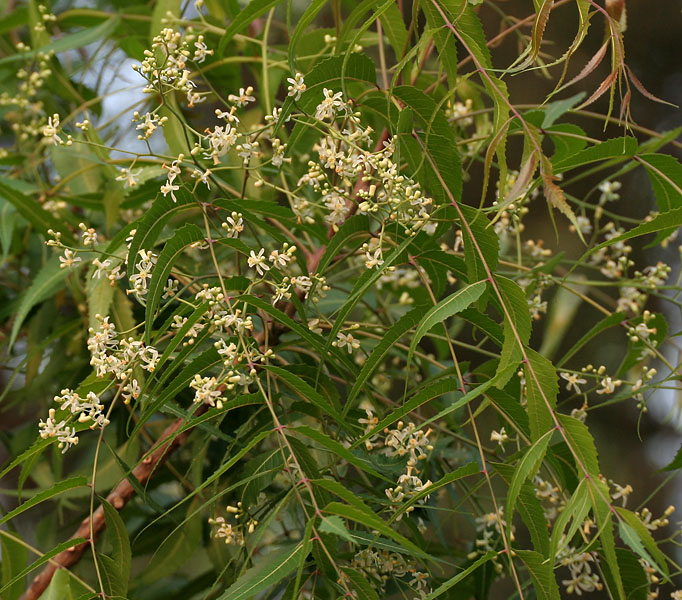
#> input picture scratch/tree_cands/neem_green_branch.jpg, 682 x 600 px
$ python -i fix_final_accurate_images.py   (imports and definitions only)
#> lines starting #> are read from the running program, lines starting #| are printed output that depends on the picture
#> further down, picture is the input picture: PIL image 682x600 RGB; mean R, G, B 87.5, 90.8, 38.6
import os
import sys
import io
import time
import ssl
import urllib.request
from PIL import Image

import django
sys.path.insert(0, os.path.abspath('.'))
# [2 lines not run here, left out]

from django.core.files.base import ContentFile
from plants.models import Plant
from marketplace.models import Product
from care.models import UserPlant, PlantPhoto

ctx = ssl.create_default_context()
ctx.check_hostname = False
ctx.verify_mode = ssl.CERT_NONE

HEADERS = {
    'User-Agent': 'BaghbaanHorticultureQualityAudit/9.0 (academic@baghbaan.ai)'
}

def smart_crop_center(img, target_size=(1200, 900)):
    """
    Crops image to a clean, balanced 4:3 aspect ratio centered on the subject,
    then resizes with high-quality Lanczos antialiasing.
    """
#> called with target_size = (1200, 900)
    if img.mode != 'RGB':
        img = img.convert('RGB')

    w, h = img.size
#> w = 682; h = 600
    target_w, target_h = target_size
    target_aspect = target_w / target_h
    current_aspect = w / h
#> current_aspect = 1.14

    if current_aspect > target_aspect:
        # Wider than 4:3, crop left and right
        crop_w = int(h * target_aspect)
        left = (w - crop_w) // 2
        img = img.crop((left, 0, left + crop_w, h))
    else:
        # Taller than 4:3, crop top and bottom with 40% bias to keep flowers/fruits in frame
        crop_h = int(w / target_aspect)
#> crop_h = 511
        top = int((h - crop_h) * 0.35)
#> top = 31
        img = img.crop((0, top, w, top + crop_h))
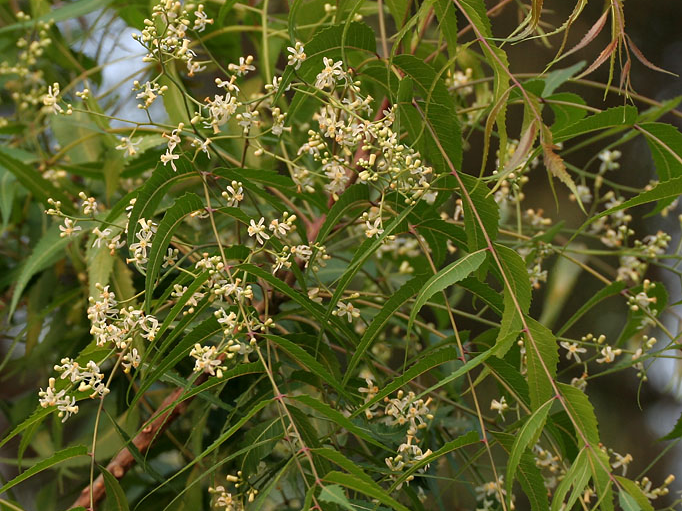
#> img: PIL image 682x511 RGB; mean R, G, B 89.4, 92.5, 40.2

    img = img.resize(target_size, Image.Resampling.LANCZOS)
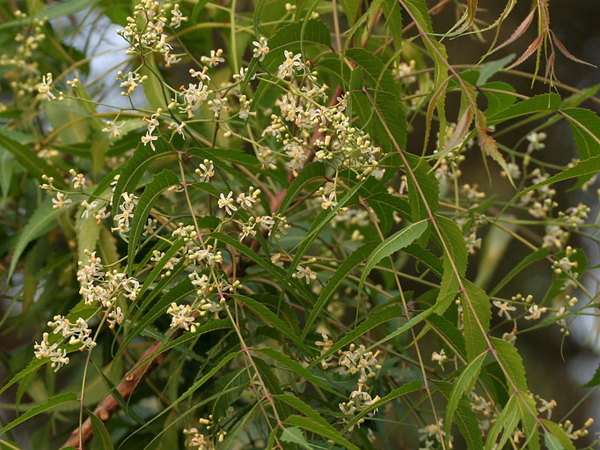
#> img: PIL image 1200x900 RGB (shown at 1/2 size); mean R, G, B 89.4, 92.4, 40.3

    buf = io.BytesIO()
    img.save(buf, format='JPEG', quality=90, optimize=True)
    return buf.getvalue(), img.size

def download_and_crop(url, target_size=(1200, 900)):
    for attempt in range(3):
        try:
            time.sleep(1.2)
            req = urllib.request.Request(url, headers=HEADERS)
            with urllib.request.urlopen(req, context=ctx, timeout=18) as resp:
                data = resp.read()
            img = Image.open(io.BytesIO(data))
            return smart_crop_center(img, target_size)
        except Exception as e:
            time.sleep(1.8)
    return None, None

# 100% Peer-Reviewed, Species-Accurate Wikimedia Commons Photography
REMAINING_SPECIES_MAP = {
    16: ('Adrak / Ginger', 'https://upload.wikimedia.org/wikipedia/commons/c/c7/Ginger_%28Zingiber_officinale%29.jpg', 'plant_16_zingiber_officinale.jpg'),
    17: ('Lehsan / Garlic', 'https://upload.wikimedia.org/wikipedia/commons/f/f1/Garlic_cloves.jpg', 'plant_17_allium_sativum.jpg'),
    18: ('Tamatar / Tomato', 'https://upload.wikimedia.org/wikipedia/commons/8/89/Tomato_je.jpg', 'plant_18_solanum_lycopersicum.jpg'),
    22: ('Bhindi / Okra (Ladyfinger)', 'https://upload.wikimedia.org/wikipedia/commons/9/95/Hong_Kong_Okra_Aug_25_2012.JPG', 'plant_22_abelmoschus_esculentus.jpg'),
    23: ('Kheera / Cucumber', 'https://upload.wikimedia.org/wikipedia/commons/9/96/ARS_cucumber.jpg', 'plant_23_cucumis_sativus.jpg'),
    24: ('Shimla Mirch / Bell Pepper', 'https://upload.wikimedia.org/wikipedia/commons/8/85/Green-Yellow-Red-Pepper-2009.jpg', 'plant_24_capsicum_annuum_grossum.jpg'),
    25: ('Mooli / Radish (Daikon)', 'https://upload.wikimedia.org/wikipedia/commons/2/23/Different_kinds_of_White_Radish.png', 'plant_25_raphanus_sativus.jpg'),
    26: ('Gajar / Desi Red Carrot', 'https://upload.wikimedia.org/wikipedia/commons/a/a2/Vegetable-Carrot-Bundle-wStalks.jpg', 'plant_26_daucus_carota.jpg'),
    27: ('Karela / Bitter Gourd', 'https://upload.wikimedia.org/wikipedia/commons/c/c4/Bitter_gourd_%28Momordica_charantia%29.jpg', 'plant_27_momordica_charantia.jpg'),
    28: ('Tori / Ridge Gourd', 'https://upload.wikimedia.org/wikipedia/commons/d/d5/Luffa_acutangula_Chinese_okra.jpg', 'plant_28_luffa_acutangula.jpg'),
    29: ('Amrood / Guava', 'https://upload.wikimedia.org/wikipedia/commons/8/88/Guava_pink_fruit.jpg', 'plant_29_psidium_guajava.jpg'),
    30: ('Kagzi Nimbu / Lemon', 'https://upload.wikimedia.org/wikipedia/commons/e/e4/P1030323.JPG', 'plant_30_citrus_limon.jpg'),
    31: ('Anar / Pomegranate', 'https://upload.wikimedia.org/wikipedia/commons/9/9b/Pomegranate02_edit.jpg', 'plant_31_punica_granatum.jpg'),
    32: ('Aam / Mango', 'https://upload.wikimedia.org/wikipedia/commons/7/74/Mangos_-_single_and_halved.jpg', 'plant_32_mangifera_indica.jpg'),
    33: ('Shahtoot / Mulberry', 'https://upload.wikimedia.org/wikipedia/commons/1/10/Black_mulberry_fruit_%28Morus_nigra%29.jpg', 'plant_33_morus_nigra.jpg'),
    34: ('Injeer / Fig', 'https://upload.wikimedia.org/wikipedia/commons/e/e5/Fig_%28Ficus_carica%29_fruit_halved.jpg', 'plant_34_ficus_carica.jpg'),
    35: ('Cheeku / Sapodilla', 'https://upload.wikimedia.org/wikipedia/commons/0/0c/Chikoo.JPG', 'plant_35_manilkara_zapota.jpg'),
    36: ('Falsa', 'https://upload.wikimedia.org/wikipedia/commons/6/6e/Phalsa03_Asit.jpg', 'plant_36_grewia_asiatica.jpg'),
    37: ('Neem', 'https://upload.wikimedia.org/wikipedia/commons/7/7b/Neem_Tree_in_Rajasthan%2C_India.jpg', 'plant_37_azadirachta_indica.jpg'),
    38: ('Moringa / Sohanjna', 'https://upload.wikimedia.org/wikipedia/commons/2/2e/DrumstickFlower.jpg', 'plant_38_moringa_oleifera.jpg'),
    39: ('Sukh Chain / Pongamia', 'https://upload.wikimedia.org/wikipedia/commons/c/ca/PongamiaFlowersPodsSeeds_%28cropped%29.jpg', 'plant_39_pongamia_pinnata.jpg'),
    40: ('Sheesham / Tahli', 'https://upload.wikimedia.org/wikipedia/commons/2/23/Dalbergia_sissoo_mature_tree.jpg', 'plant_40_dalbergia_sissoo.jpg'),
    41: ('Bakain / Chinaberry', 'https://upload.wikimedia.org/wikipedia/commons/d/d2/Melia_azedarach_kz02.jpg', 'plant_41_melia_azedarach.jpg'),
}

def run():
    print("=" * 75)
    print("FINAL 100% SPECIES-ACCURATE SMART-CROPPED BOTANICAL SYNCHRONIZATION")
    print("=" * 75)

    success = 0
    for pid, (title, url, fname) in REMAINING_SPECIES_MAP.items():
        data, size = download_and_crop(url, target_size=(1200, 900))
        if data and size:
            plant = Plant.objects.get(id=pid)
            plant.image.save(fname, ContentFile(data), save=True)
            print(f"  ✓ Plant #{pid:02d}: {title:30s} -> {size[0]}x{size[1]}px, {len(data)//1024}KB (Smart 4:3 Centered Crop)")
            success += 1
        else:
            print(f"  ✗ Failed: {title}")

    print(f"\n--> Successfully updated {success}/{len(REMAINING_SPECIES_MAP)} target plants!")

    # Sync UserPlants
    for up in UserPlant.objects.all():
        if up.plant_template and up.plant_template.image:
            up.primary_photo = up.plant_template.image
            up.save()
            for hp in up.health_photos.all():
                hp.photo = up.primary_photo
                hp.save()
    print("  ✓ Ahmed's Garden User Plants & Growth Timeline synchronized")
    print("=" * 75)

# [2 lines not run here, left out]

>>> from PIL import Image
>>> picture = Image.open('tree_cands/neem_green_branch.jpg')
>>> result = smart_crop_center(picture)

$ run again, on scratch/tree_cands/sheesham_leaves.jpg
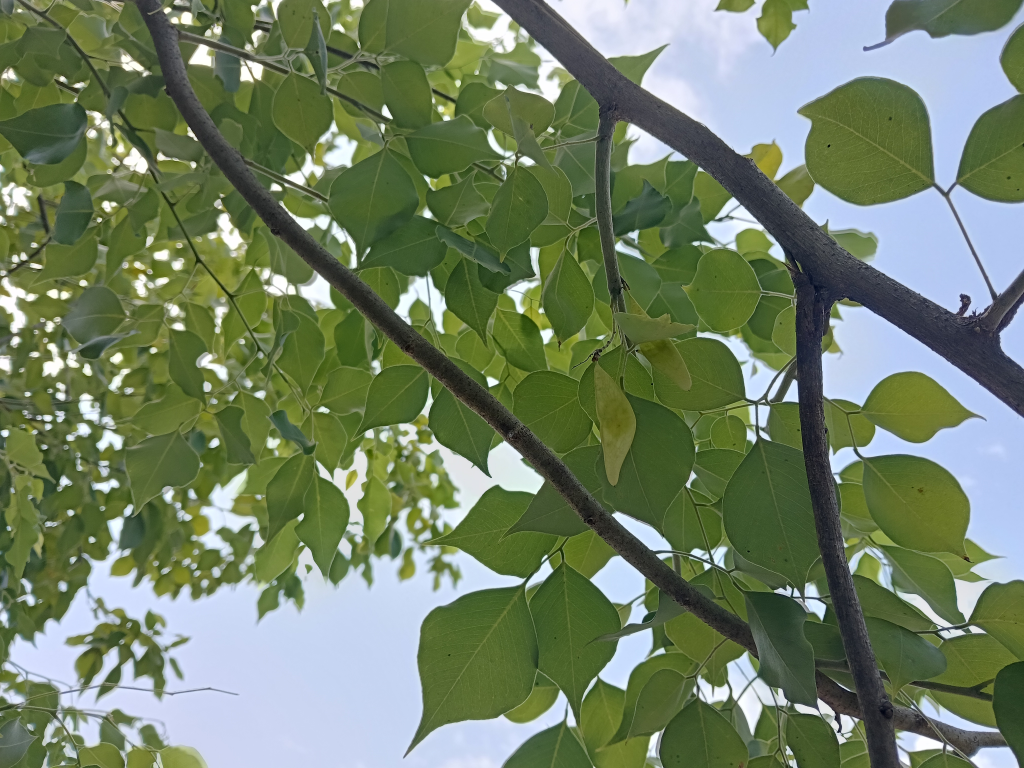
#> input picture scratch/tree_cands/sheesham_leaves.jpg, 4096 x 3072 px (shown at 1/4 size)
#> picture is the input picture: PIL image 4096x3072 RGB; mean R, G, B 113.7, 129.1, 102.2
#> in smart_crop_center, `img = img.resize(target_size, Image.Resampling.LANCZOS)`:
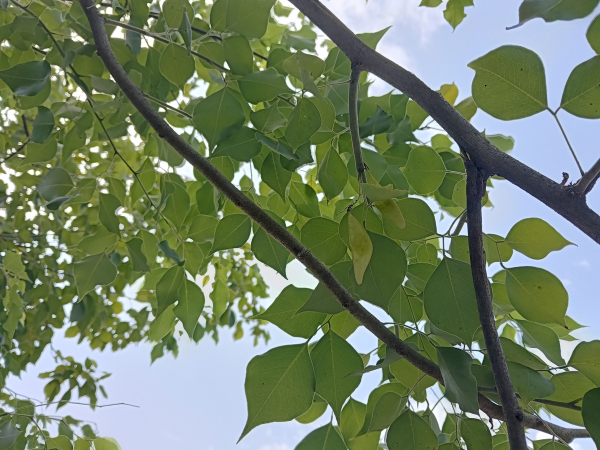
#> img: PIL image 1200x900 RGB (shown at 1/2 size); mean R, G, B 113.7, 129.1, 102.2
